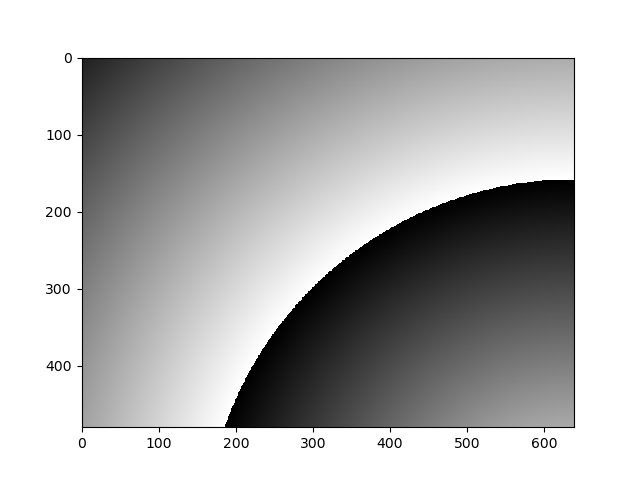
#> input picture hw1/t1.png, 640 x 480 px
$ python q1b.py
#> lines starting #> are read from the running program, lines starting #| are printed output that depends on the picture
import cv2
import numpy as np
import matplotlib.pyplot as plt
from PIL import Image

import numpy as np
import math, random

S = np.random.rand(1,3) # Light vector
x = random.randint(0,10000)
y = random.randint(0,10000)

r = 1
l_intensity = 1

c = [0,255,255 ]    # Random RGB value

theta = math.degrees(math.atan(y/x))
img = np.linalg.norm(S) * math.cos(theta)

# [19 lines of commented-out code are left out]
img = cv2.imread("t1.png")
#> img is the input picture: shape (480, 640, 3); min 0, max 255, mean 182.4
imgsize = img.shape[:2]
#> imgsize = (480, 640)
in_color = (255,255,255)
out_color = (0,0,0)

for y in range(imgsize[0]):
    for x in range(imgsize[1]):
        dist_center = np.sqrt((x) ** 2 + (y - imgsize[1]) ** 2)

        dist_center = (dist_center) / (np.sqrt(4) * imgsize[0]/2)

        r = out_color[0] * dist_center + in_color[0] * (1 - dist_center)
        g = out_color[1] * dist_center + in_color[1] * (1 - dist_center)
        b = out_color[2] * dist_center + in_color[2] * (1 - dist_center)
        # print r, g, b

        img[y, x] = (int(r), int(g), int(b))
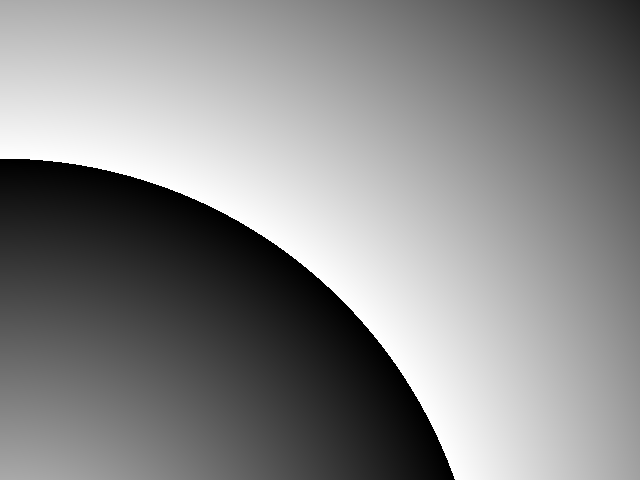
#> img: shape (480, 640, 3); min 0, max 255, mean 135.5

arr1=img
arr2=img[::-1,:,:]
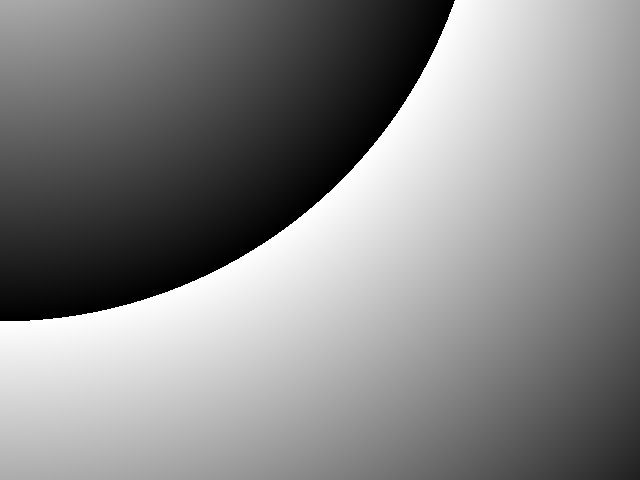
#> arr2: shape (480, 640, 3); min 0, max 255, mean 135.5
arr3=img[::-1,::-1,:]
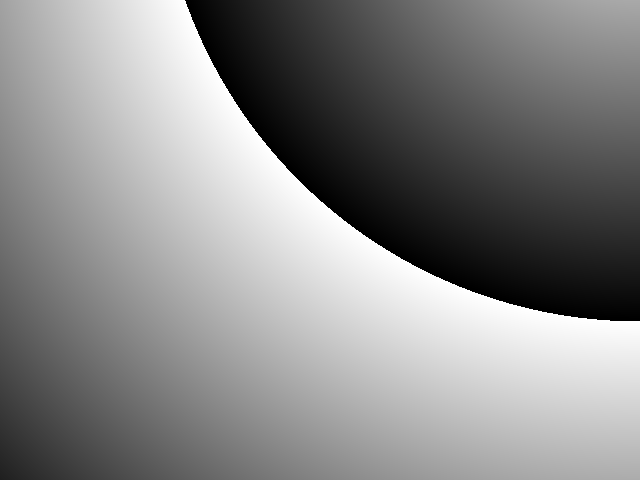
#> arr3: shape (480, 640, 3); min 0, max 255, mean 135.5
arr4=img[::,::-1,:]
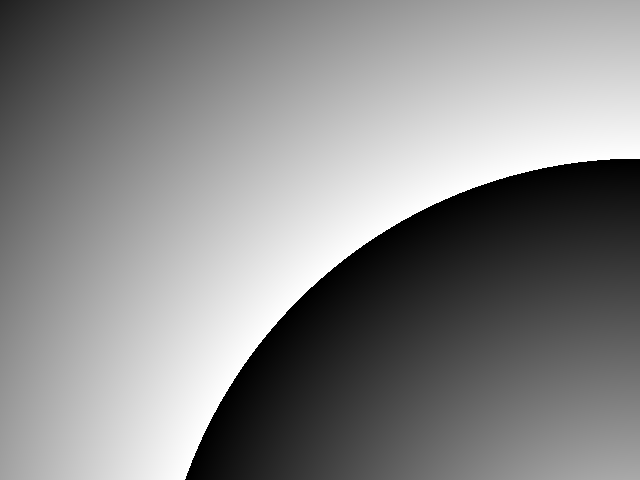
#> arr4: shape (480, 640, 3); min 0, max 255, mean 135.5
arr5=np.vstack([arr1,arr2])
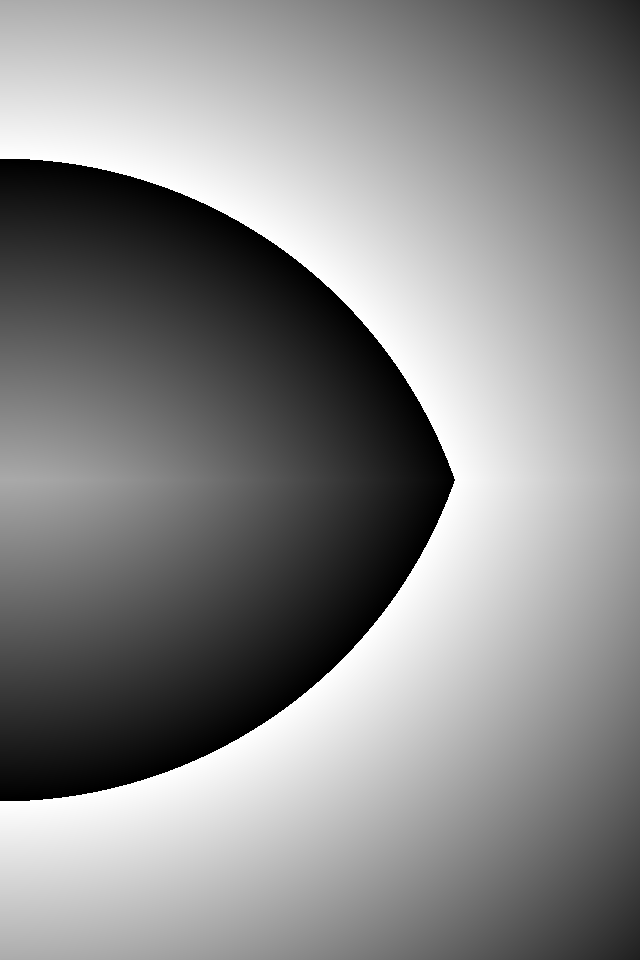
#> arr5: shape (960, 640, 3); min 0, max 255, mean 135.5
arr6=np.vstack([arr4,arr3])
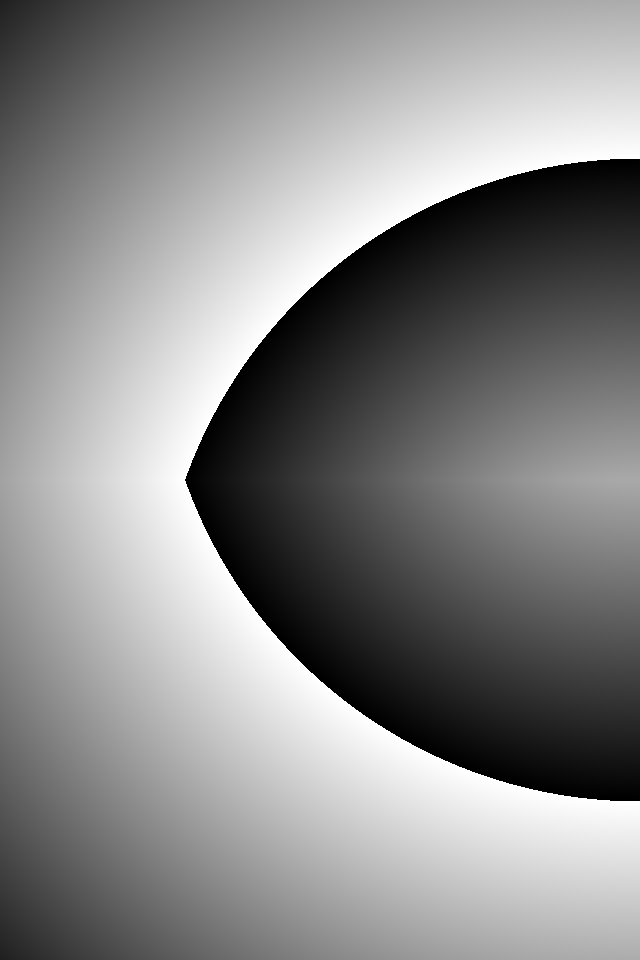
#> arr6: shape (960, 640, 3); min 0, max 255, mean 135.5
arr7=np.hstack([arr6,arr5])
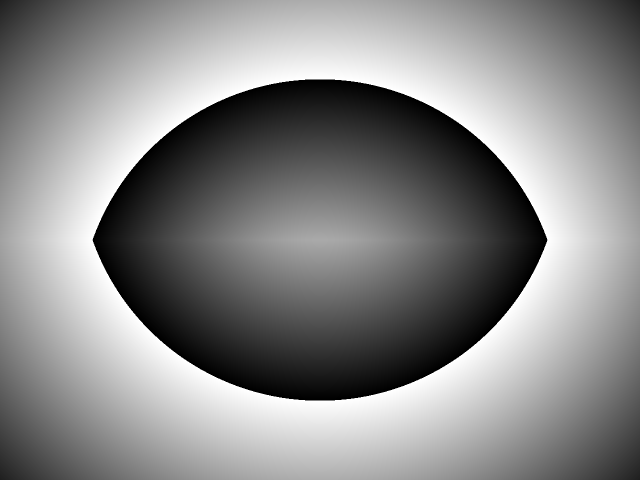
#> arr7: shape (960, 1280, 3) (shown at 1/2 size); min 0, max 255, mean 135.5
plt.imshow(arr7, cmap='gray')
plt.show()

$ run again, with hw1/blue.png copied over hw1/t1.png
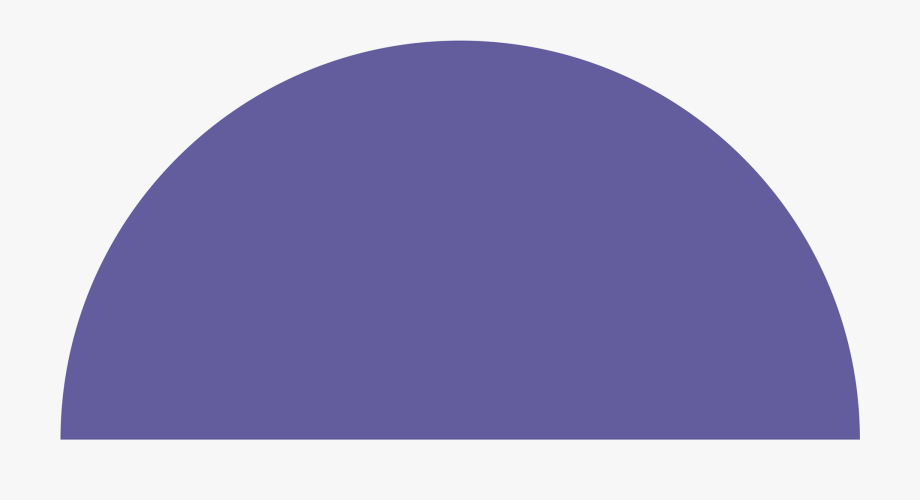
#> input picture hw1/blue.png, 920 x 500 px
#> img is the input picture: shape (500, 920, 3); mean B, G, R 198, 163.1, 166.4
#> after the loop `for y in range(imgsize[0]):`:
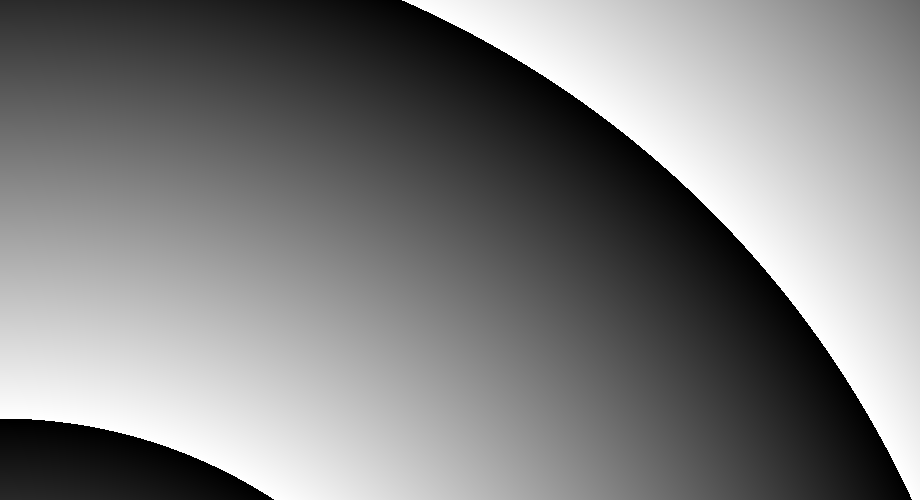
#> img: shape (500, 920, 3); min 0, max 255, mean 127
#> `arr7=np.hstack([arr6,arr5])`:
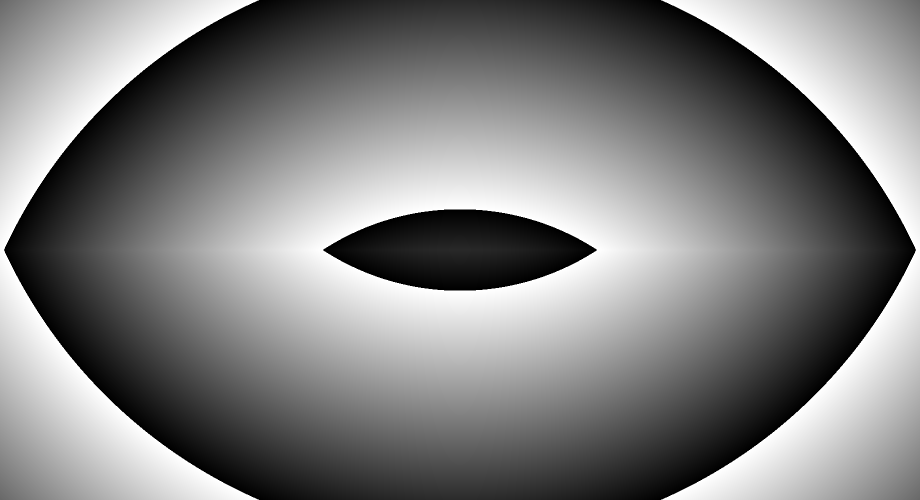
#> arr7: shape (1000, 1840, 3) (shown at 1/2 size); min 0, max 255, mean 127

$ run again, with hw1/phong.png copied over hw1/t1.png
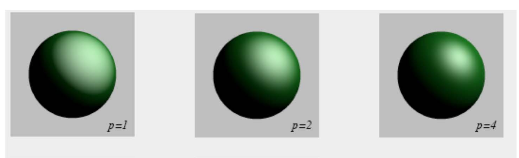
#> input picture hw1/phong.png, 519 x 158 px
#> img is the input picture: shape (158, 519, 3); mean B, G, R 179.5, 186.2, 179.3
#> after the loop `for y in range(imgsize[0]):`:
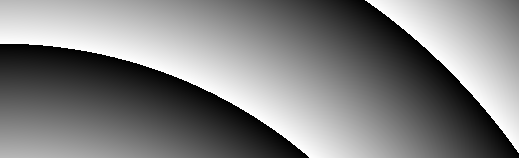
#> img: shape (158, 519, 3); min 0, max 255, mean 128.4
#> `arr7=np.hstack([arr6,arr5])`:
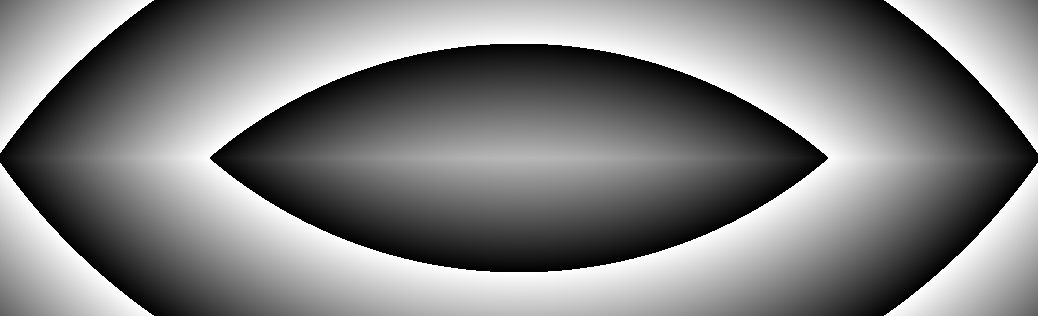
#> arr7: shape (316, 1038, 3); min 0, max 255, mean 128.4
